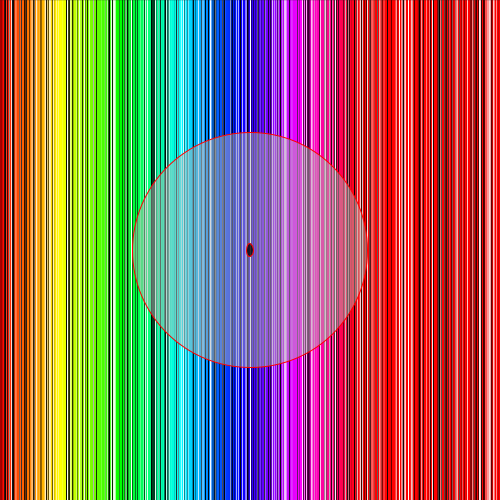
Frame 1 (no input)
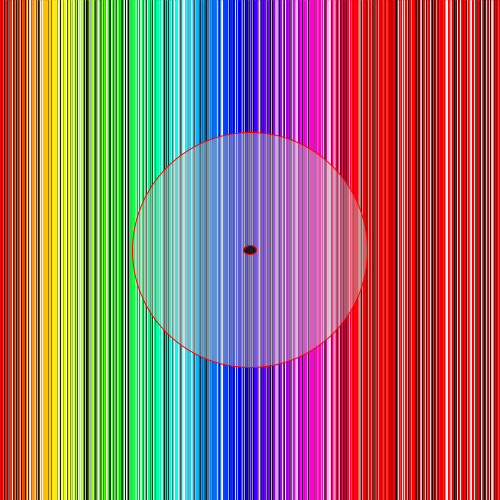
Frame 60 (the mouse pressed at the canvas centre just before this capture)
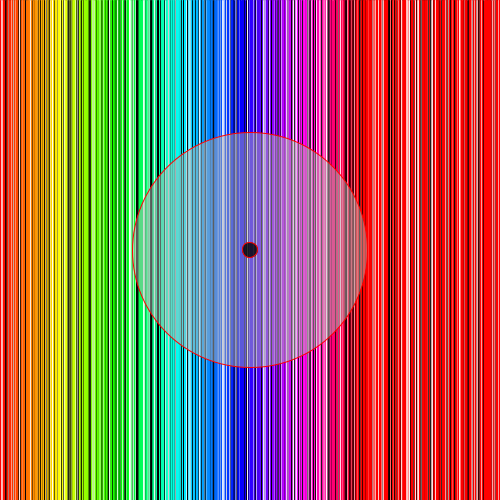
Frame 120 (the mouse held since frame 60 and released just before this capture)

The Processing sketch that drew these frames (run headless with seeded random() and noise(); from frame 60 on, the mouse is pressed at the canvas centre):

// Processing sketch: processing_113308
// ── processing_113308.pde

float  time = 0;
float angle =0;
float s = 0;
void setup()
{
  size(500,500);
  colorMode(HSB,360,100,100);
  background(51);
}
 
 
void draw()
{
  time = time + 0.167;
  
  for (int i = 0; i < width; i = i + 1)
  {
    float percent = i / (float)width;
    stroke(i,(random(255)),random(255));
    line(i,0,i,height);
  }
  fill(255,126);
  ellipse(250, 250, 235, 235);
  
  
  fill(0,0,0,200);
  ellipse(250,250,random(1000)/random(100),random(1000)/random(100));
  
  
  if (time > 5)
  {
    pushMatrix();
    angle = angle + 2;
    
    rotate(frameCount*radians(90) / 20);
    noFill();
    rotate(angle);
    translate(0, -60);
    triangle(30, 75, 58, 20, 86, 75);
    fill(101,250,43,255);
    scale(angle);
    quad(random(38), 31, 86, 20, 69, random(63), 30, 76);
    
    popMatrix();
  }
  if (time >= 10)
  {
    
    time = 0;
    angle = 0;
  }
  
  
}
